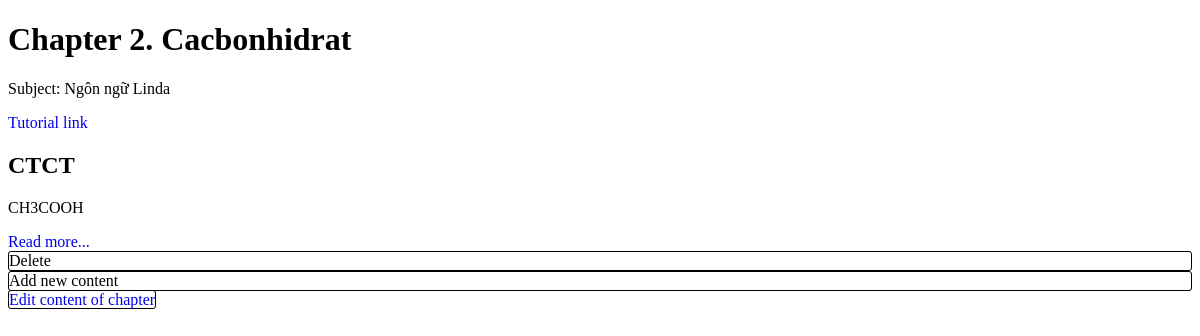
/getContentOfChapters/id=22/, run on the app's committed database.
### main_site/models.py (models this page shows, shortened)
class Chapter(models.Model):
    title = models.CharField(max_length=250, verbose_name='Title')
    number = models.IntegerField(verbose_name='Ordinal Number')
    link = models.URLField(max_length=250,verbose_name='Link to Theory File', null=True)
    subject = models.ForeignKey(Subject,null=True, on_delete=models.CASCADE, verbose_name='Subject of this chapter')

class Subject(models.Model):
    name = models.CharField(max_length=50, verbose_name='Tên môn học')
    class_object = models.ForeignKey(Class, on_delete=models.CASCADE, verbose_name='Lớp chứa môn học')

class ContentOfChapters(models.Model):
    title = models.TextField(max_length=250, verbose_name='Title')
    content = models.TextField(verbose_name='Content')
    link = models.URLField(max_length=250,verbose_name='Link to Tutorial')
    chapter = models.ForeignKey(Chapter, on_delete=models.CASCADE, verbose_name='Chapter of this Content')

### main_site/views.py (the view)
# urls.py: path('getContentOfChapters/id=<int:chapterId>/', views.getContentOfChapter, name='ContentOfChapter'),
def getContentOfChapter(request, chapterId):
    chapter = Chapter.objects.filter(id=chapterId).first()
    contents = ContentOfChapters.objects.filter(chapter=chapter)
    context = {
        'chapter':chapter,
        'contents':contents,
    }
    return render(request, 'page/contentOfChapter.html',context)

### main_site/templates/page/contentOfChapter.html (shortened to what this page needs)
{% extends "base/base.html" %}
{% load static %}
{% block style %}
    <link rel="stylesheet" href="{% static 'css/contentOfChapter.css' %}">
{% endblock style %}
{% block content %}
<h1 > Chapter {{chapter.number}}. {{chapter.title}} </h1>
<p > Subject: {{chapter.subject.name}} </p>
<a href="{{chapter.link}}">Tutorial link</a>
{% for content in contents %}
<div class="Content{{forloop.counter}} ContentContainer">
    <h2 > {{content.title}} </h2>
    <p > {{content.content}} </p>
    <a href="{{content.link}}">
        Read more...
    </a>
    <div class="ClickTag DeleteContent{{forloop.counter}}" onclick="delContentOfChapter({{content.id}}, {{forloop.counter}})">Delete</div>
</div>
{% endfor %}
<div class="ClickTag AddContentOfChapter" onclick="addContentOfChapter({{chapter.id}})">
    Add new content
</div>
<a href="{% url "EditChapter" chapterId=chapter.id %}" class="ClickTag EditChapter">
    Edit content of chapter
</a>
{% endblock content %}

### static/css/base.css (style rules this page uses)
a { text-decoration: none !important; }

### static/css/contentOfChapter.css (style rules this page uses)
.ClickTag { border: 1px solid black; border-radius: 3px; }

### data on the page
Chapter: number "2", title "Cacbonhidrat", subject.name "Ngôn ngữ Linda"
ContentOfChapters: title "CTCT", content "CH3COOH"
